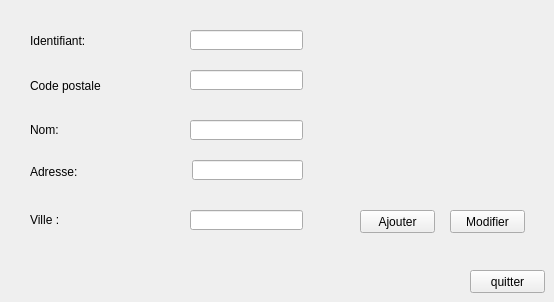
      <widget class="QWidget" name="tab1">
       <attribute name="title">
        <string>ajouter_espace</string>
       </attribute>
       <widget class="QLineEdit" name="le_id">
        <property name="geometry">
         <rect>
          <x>190</x>
          <y>30</y>
          <width>113</width>
          <height>20</height>
         </rect>
        </property>
       </widget>
       <widget class="QLineEdit" name="le_nom_2">
        <property name="geometry">
         <rect>
          <x>190</x>
          <y>120</y>
          <width>113</width>
          <height>20</height>
         </rect>
        </property>
       </widget>
       <widget class="QLineEdit" name="le_codepostale">
        <property name="geometry">
         <rect>
          <x>190</x>
          <y>70</y>
          <width>113</width>
          <height>20</height>
         </rect>
        </property>
       </widget>
       <widget class="QLineEdit" name="le_ville">
        <property name="geometry">
         <rect>
          <x>190</x>
          <y>210</y>
          <width>113</width>
          <height>20</height>
         </rect>
        </property>
       </widget>
       <widget class="QLineEdit" name="le_adresse">
        <property name="geometry">
         <rect>
          <x>192</x>
          <y>160</y>
          <width>111</width>
          <height>20</height>
         </rect>
        </property>
       </widget>
       <widget class="QLabel" name="label_39">
        <property name="geometry">
         <rect>
          <x>30</x>
          <y>30</y>
          <width>61</width>
          <height>21</height>
         </rect>
        </property>
        <property name="text">
         <string>Identifiant:</string>
        </property>
       </widget>
       <widget class="QLabel" name="label_40">
        <property name="geometry">
         <rect>
          <x>30</x>
          <y>120</y>
          <width>61</width>
          <height>20</height>
         </rect>
        </property>
        <property name="text">
         <string>Nom:</string>
        </property>
       </widget>
       <widget class="QLabel" name="label_41">
        <property name="geometry">
         <rect>
          <x>30</x>
          <y>70</y>
          <width>71</width>
          <height>31</height>
         </rect>
        </property>
        <property name="text">
         <string>Code postale:</string>
        </property>
       </widget>
       <widget class="QLabel" name="label_42">
        <property name="geometry">
         <rect>
          <x>30</x>
          <y>212</y>
          <width>61</width>
          <height>16</height>
         </rect>
        </property>
        <property name="text">
         <string>Ville :</string>
        </property>
       </widget>
       <widget class="QLabel" name="label_43">
        <property name="geometry">
         <rect>
          <x>30</x>
          <y>165</y>
          <width>47</width>
          <height>14</height>
         </rect>
        </property>
        <property name="text">
         <string>Adresse:</string>
        </property>
       </widget>
       <widget class="QPushButton" name="pushButton_ajouter">
        <property name="geometry">
         <rect>
          <x>360</x>
          <y>210</y>
          <width>75</width>
          <height>23</height>
         </rect>
        </property>
        <property name="text">
         <string>Ajouter</string>
        </property>
       </widget>
       <widget class="QPushButton" name="pushButton_modifier">
        <property name="geometry">
         <rect>
          <x>450</x>
          <y>210</y>
          <width>75</width>
          <height>23</height>
         </rect>
        </property>
        <property name="text">
         <string>Modifier</string>
        </property>
       </widget>
       <widget class="QPushButton" name="pushButton_69">
        <property name="geometry">
         <rect>
          <x>470</x>
          <y>270</y>
          <width>75</width>
          <height>23</height>
         </rect>
        </property>
        <property name="text">
         <string>quitter</string>
        </property>
       </widget>
      </widget>
